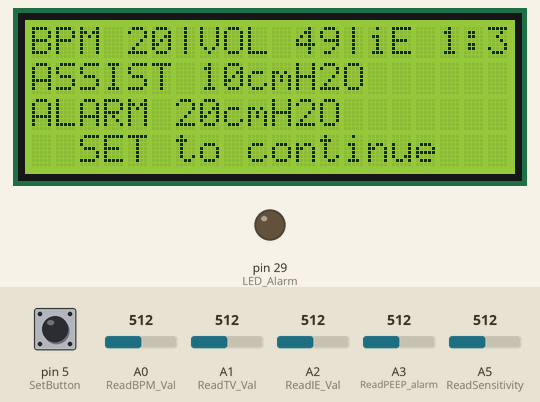
Recording of a sketch running on a simulated Arduino Mega 2560, built with avr-gcc and run on an emulated ATmega2560. Parts: 20×4 character LCD, output pins drawn as LEDs (lit = HIGH). The inputs (shaded band) are chosen by the test bench; at power-on: pin 5 (SetButton) LOW, A0 (ReadBPM_Val) = 512, A1 (ReadTV_Val) = 512, A2 (ReadIE_Val) = 512, A3 (ReadPEEP_alarm) = 512, A5 (ReadSensitivity) = 512.

Above: at 1.2 s.
1.3 s: pin 5 (SetButton) pulled HIGH for 0.15 s
At 1.46 s:
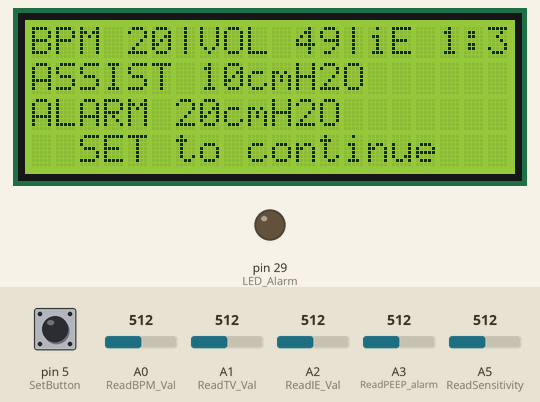
3.1 s: A0 (ReadBPM_Val) set to 716
At 3.7 s:
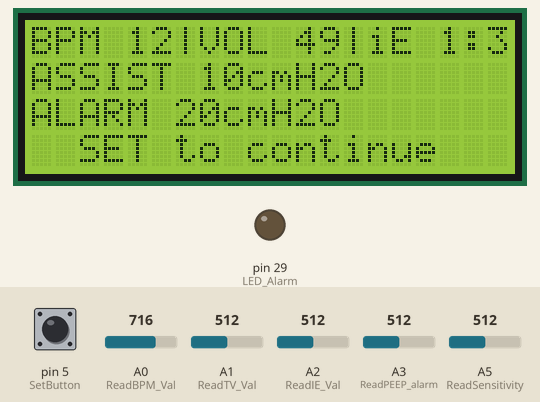
6.1 s: A1 (ReadTV_Val) set to 716
At 7.1 s:
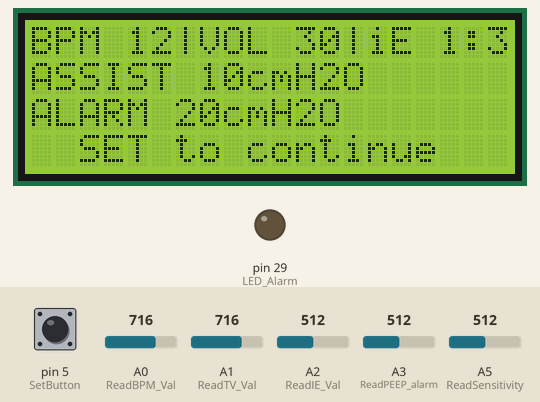
9.1 s: A2 (ReadIE_Val) set to 716
10.6 s: A3 (ReadPEEP_alarm) set to 716
At 11.9 s:
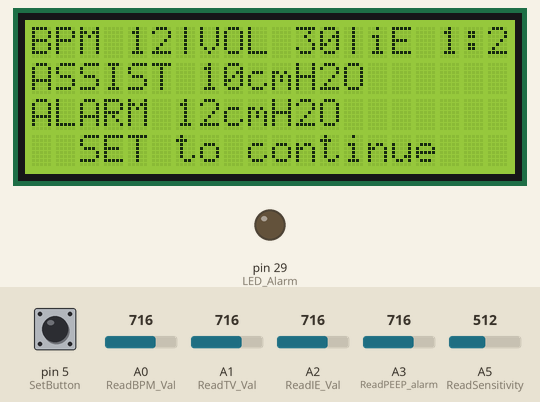
13.6 s: A5 (ReadSensitivity) set to 716
At 14.0 s:
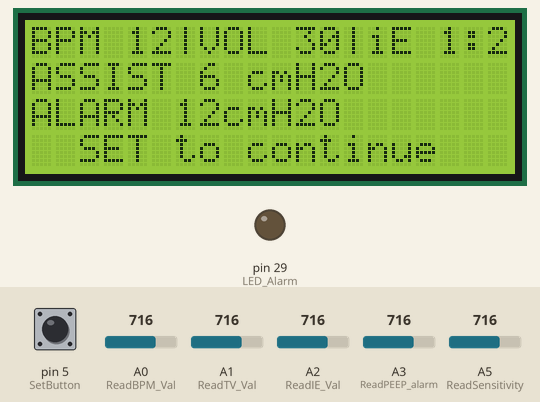
Timing chart, 0 to 16.6 s (numbered marks = the images above; inputs shaded):
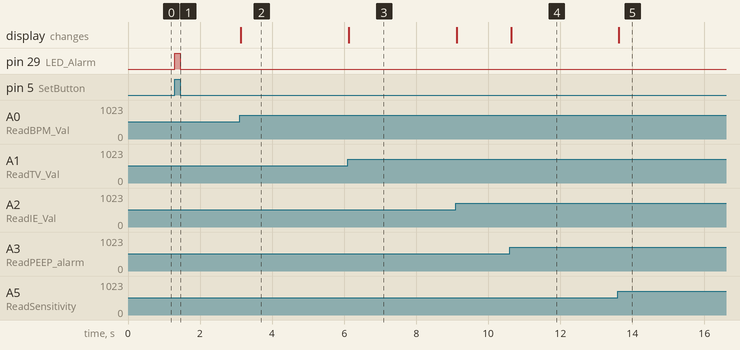

The sketch:

knob_TB.ino
```cpp
#include <LiquidCrystal.h>

//Buttons and switches - External 10kOhm Pulls low --> Switch High
#define Home_In 25    //
#define Home_Out 27   //
#define ToggleSwitch 3  //
#define SetButton 5 //

  //Alarm
#define Alarm 23  //Alarm digital pin
#define LED_Alarm 29  //LED lights on alarm
#define Alarm_switch 4  //Pulls low --> Switch High

#define LimitSwitchPIN 2    // normally high switch to low. I think

//Pressure Sensor
#define PressureSensorPIN A4    //pressure analog read

//Dials - BPM 10K pot - (0, 5)V
#define ReadBPM_Val A0  // pin BPM
#define ReadTV_Val A1   // pin tidal volume
#define ReadIE_Val A2   // pin IE ratio
#define ReadPEEP_alarm A3 // pin PEEP Alarm sensitivity level
#define ReadSensitivity A5  // pin Asist control sensitivity level

uint8_t rs = 13, en = 12, d4 = 11, d5 = 10, d6 = 9, d7 = 8;
LiquidCrystal lcd(rs, en, d4, d5, d6, d7);

enum SETUP_enum {SET_DISPLAY, DISPLAY_VAL};

SETUP_enum SETUP_STATE = SET_DISPLAY;

int bpm = 20;
int vol = 100;
int ie = 5;
int assist = -5;
int alarm = 20;

void setup()
{
  pinMode(LED_Alarm, OUTPUT);      // Alarm LED
  pinMode(Alarm,INPUT);
  digitalWrite(Alarm, LOW);
  pinMode(PressureSensorPIN,INPUT);         // Pressure sensor input
  pinMode(ToggleSwitch,INPUT);    // Toggle switch
  pinMode(LimitSwitchPIN,INPUT);     // Limit switch input
  pinMode(Home_In,INPUT);         // Homing towards centre input
  pinMode(Home_Out,INPUT);        // Homing towards outside input

  pinMode(ReadBPM_Val,INPUT);     // init BPM
  pinMode(ReadTV_Val,INPUT);      // init Tidal Volume
  pinMode(ReadIE_Val,INPUT);      //Init I/E val
  pinMode(ReadPEEP_alarm,INPUT);  //Init PEEP alarm
  pinMode(ReadSensitivity,INPUT); //Init Assist sensitivity

  pinMode(SetButton, INPUT);  //Set button
  pinMode(Alarm_switch, INPUT);   //Alarm button

  lcd.begin(20, 4);
  lcd.clear();
  SETUP_STATE = SET_DISPLAY;
}

void loop()
{
  bpm = map(analogRead(ReadBPM_Val), 0, 1023, 40, -1);
  vol = map(analogRead(ReadTV_Val), 0, 1023, 99, -1);
  ie = map(analogRead(ReadIE_Val), 0, 1023, 5, 0);
  assist = map(analogRead(ReadSensitivity), 0, 1023, 20, -1);
  alarm = map(analogRead(ReadPEEP_alarm), 0, 1023, 40, -1);
  switch(SETUP_STATE)
  {
    case SET_DISPLAY:
    {
      //line 1
      lcd.print("BPM   |VOL   |iE 1: ");
      lcd.setCursor(4,0);
      lcd.print(bpm);
      lcd.setCursor(11,0);
      lcd.print(vol);
      lcd.setCursor(19,0);
      lcd.print(ie);
      //line 2
      lcd.setCursor(0,1);
      lcd.print("ASSIST   cmH2O      ");
      lcd.setCursor(7,1);
      lcd.print(assist);
      //line3
      lcd.setCursor(0,2);
      lcd.print("ALARM   cmH2O       ");
      lcd.setCursor(6,2);
      lcd.print(alarm);
      //line 3
      lcd.setCursor(0,3);
      lcd.print("  SET to continue  ");
      SETUP_STATE = DISPLAY_VAL;
      break;
    }
    case DISPLAY_VAL:
    {
      lcd.leftToRight();
      //line 1
      lcd.setCursor(4,0);
      lcd.print("  ");
      lcd.setCursor(4,0);
      lcd.print(bpm);
      lcd.setCursor(11,0);
      lcd.print("  ");
      lcd.setCursor(11,0);
      lcd.print(vol);
      lcd.setCursor(19,0);
      lcd.print(" ");
      lcd.setCursor(19,0);
      lcd.print(ie);
      //line 2
      lcd.setCursor(7,1);
      lcd.print("  ");
      lcd.setCursor(7,1);
      lcd.print(assist);
      //line3
      lcd.setCursor(6,2);
      lcd.print("  ");
      lcd.setCursor(6,2);
      lcd.print(alarm);
      if(digitalRead(SetButton))
      {
        SETUP_STATE = SET_DISPLAY;
        digitalWrite(LED_Alarm, HIGH);
      }
      else
      {
        digitalWrite(LED_Alarm, LOW);
        SETUP_STATE = DISPLAY_VAL;
      }
      break;
    }
  }
}
```

Measured:
- after the input at 1.3 s, pin 29 (LED_Alarm): LOW → HIGH at once, → LOW 0.15 s later
- after the input at 3.1 s, the display: changes at once (image 2)
- after the input at 6.1 s, the display: changes at once (image 3)
- after the input at 10.6 s, the display: changes at once (image 4)
- after the input at 13.6 s, the display: changes at once (image 5)
